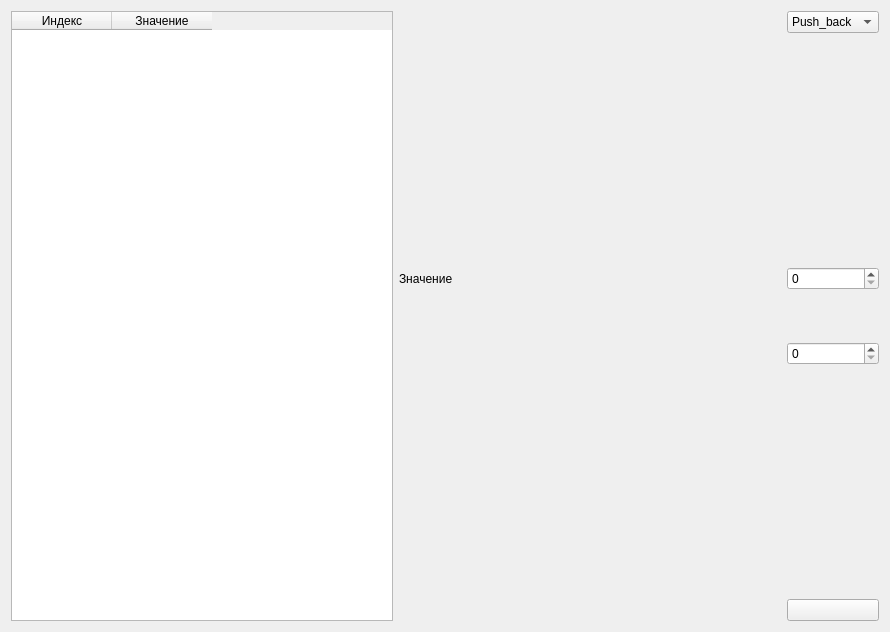
<?xml version="1.0" encoding="UTF-8"?>
<ui version="4.0">
 <class>Widget</class>
 <widget class="QWidget" name="Widget">
  <property name="geometry">
   <rect>
    <x>0</x>
    <y>0</y>
    <width>890</width>
    <height>632</height>
   </rect>
  </property>
  <property name="windowTitle">
   <string>Widget</string>
  </property>
  <layout class="QGridLayout" name="gridLayout">
   <item row="4" column="1">
    <widget class="QLabel" name="label_2">
     <property name="text">
      <string/>
     </property>
    </widget>
   </item>
   <item row="2" column="1">
    <widget class="QLabel" name="label">
     <property name="text">
      <string>Значение</string>
     </property>
    </widget>
   </item>
   <item row="3" column="2">
    <spacer name="verticalSpacer_2">
     <property name="orientation">
      <enum>Qt::Vertical</enum>
     </property>
     <property name="sizeType">
      <enum>QSizePolicy::Maximum</enum>
     </property>
     <property name="sizeHint" stdset="0">
      <size>
       <width>20</width>
       <height>40</height>
      </size>
     </property>
    </spacer>
   </item>
   <item row="6" column="2">
    <widget class="QPushButton" name="pushButton">
     <property name="text">
      <string/>
     </property>
    </widget>
   </item>
   <item row="4" column="2">
    <widget class="QSpinBox" name="spinBox_2"/>
   </item>
   <item row="0" column="0" rowspan="7">
    <widget class="QTableWidget" name="tableWidget">
     <column>
      <property name="text">
       <string>Индекс</string>
      </property>
     </column>
     <column>
      <property name="text">
       <string>Значение</string>
      </property>
     </column>
    </widget>
   </item>
   <item row="1" column="2">
    <spacer name="verticalSpacer">
     <property name="orientation">
      <enum>Qt::Vertical</enum>
     </property>
     <property name="sizeType">
      <enum>QSizePolicy::Maximum</enum>
     </property>
     <property name="sizeHint" stdset="0">
      <size>
       <width>20</width>
       <height>40</height>
      </size>
     </property>
    </spacer>
   </item>
   <item row="0" column="1">
    <spacer name="horizontalSpacer">
     <property name="orientation">
      <enum>Qt::Horizontal</enum>
     </property>
     <property name="sizeHint" stdset="0">
      <size>
       <width>30</width>
       <height>20</height>
      </size>
     </property>
    </spacer>
   </item>
   <item row="2" column="2">
    <widget class="QSpinBox" name="spinBox"/>
   </item>
   <item row="0" column="2">
    <widget class="QComboBox" name="comboBox">
     <item>
      <property name="text">
       <string>Push_back</string>
      </property>
     </item>
     <item>
      <property name="text">
       <string>At</string>
      </property>
     </item>
     <item>
      <property name="text">
       <string>Data</string>
      </property>
     </item>
     <item>
      <property name="text">
       <string>Clear</string>
      </property>
     </item>
     <item>
      <property name="text">
       <string>Pop_back</string>
      </property>
     </item>
     <item>
      <property name="text">
       <string>Erase</string>
      </property>
     </item>
     <item>
      <property name="text">
       <string>Insert</string>
      </property>
     </item>
     <item>
      <property name="text">
       <string>Capacity</string>
      </property>
     </item>
     <item>
      <property name="text">
       <string>Size</string>
      </property>
     </item>
     <item>
      <property name="text">
       <string>Resize</string>
      </property>
     </item>
     <item>
      <property name="text">
       <string>Empty</string>
      </property>
     </item>
    </widget>
   </item>
   <item row="5" column="2">
    <spacer name="verticalSpacer_3">
     <property name="orientation">
      <enum>Qt::Vertical</enum>
     </property>
     <property name="sizeType">
      <enum>QSizePolicy::Maximum</enum>
     </property>
     <property name="sizeHint" stdset="0">
      <size>
       <width>20</width>
       <height>40</height>
      </size>
     </property>
    </spacer>
   </item>
   <item row="6" column="1">
    <widget class="QLabel" name="label_3">
     <property name="text">
      <string/>
     </property>
    </widget>
   </item>
  </layout>
 </widget>
 <resources/>
 <connections/>
</ui>
